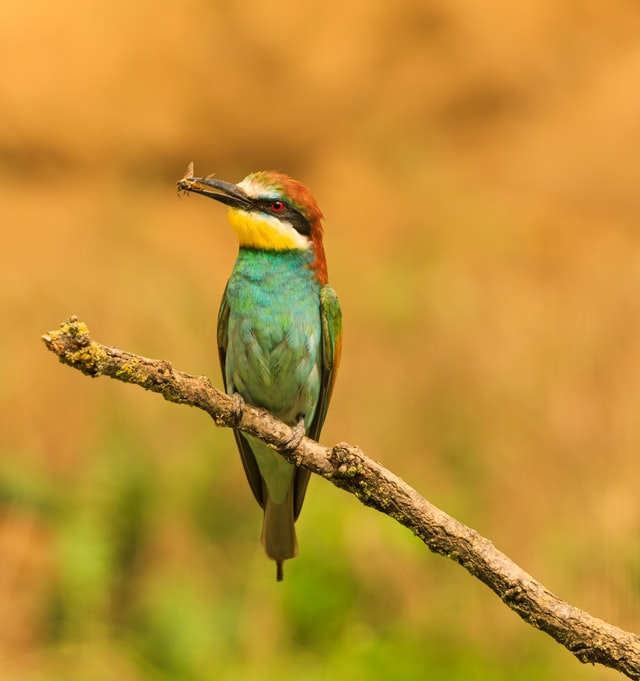
#> input picture C_V_B/images/bird.jpg, 640 x 681 px
$ python Circles.py
#> lines starting #> are read from the running program, lines starting #| are printed output that depends on the picture
# Packegs

import numpy as np
import cv2

#----------- read Image -----------

img = cv2.imread('../images/bird.jpg') # BGR   (blue,green,red)
#> img is the input picture: shape (681, 640, 3); mean B, G, R 50.7, 144.7, 193.4

def display(name,img):
    cv2.imshow(name,img)
    cv2.waitKey(0)
    cv2.destroyAllWindows()


# Define A Canvas to draw on it
# row al tol , Columns Al3rd , RGB colors
canvas = np.zeros((300,300,3),dtype="uint8")  # black because it all zeros values

white = (255,255,255)

centerx,centery = (canvas.shape[1] //2 , canvas.shape[0] //2)

for r in range(0,175,25):
    cv2.circle(canvas,(centerx,centery),r,white)
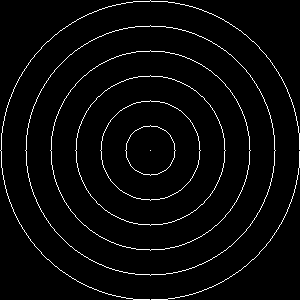
#> canvas: shape (300, 300, 3); 3.3% white in thin lines or dots

display('Circle',canvas)
